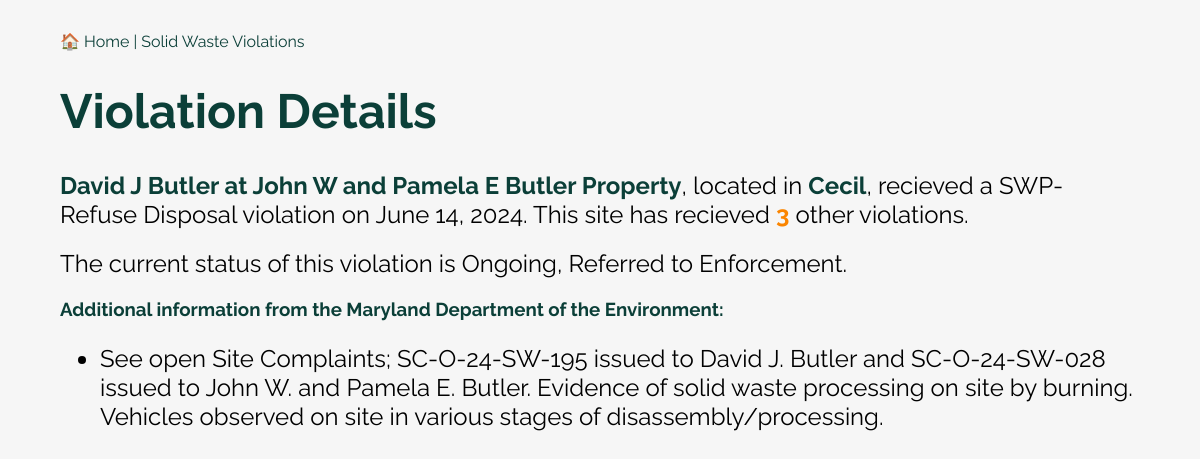
/violation/1084, run on the app's committed database.
### app.py (models this page shows)
class Violation(Model):
    site_no = CharField()
    site_name = CharField()
    street_address = CharField()
    city_state_zip = CharField()
    county = CharField()
    media = CharField()
    violation_date = DateTimeField()
    status = CharField()
    resolved_date = DateTimeField()
    violation = CharField()
    id = CharField(primary_key=True, unique=True)
    @property
    def county_obj(self):
        return County.get(County.county == self.county)
    class Meta:
        table_name = "violations"
        database = db

### app.py (the view)
@app.route("/violation/<id>")
def detail(id):
    template = 'detail.html'
    violation = Violation.get(Violation.id == id)
    if violation.violation_date:
        date_start = datetime.strptime(violation.violation_date, "%Y/%m/%d").strftime('%B %d, %Y')
    else:
        date_start = 'Unknown'
    other_violation_count = Violation.select().where(Violation.site_no == violation.site_no).count() - 1
    return render_template('detail.html',
                           street_address=violation.street_address,
                           county=violation.county,
                           site_name=violation.site_name,
                           date_start=date_start,
                           violation_type=violation.media,
                           violation=violation,
                           other_violation_count=other_violation_count)

### templates/detail.html (shortened to what this page needs)
<!doctype html>
<html>
  <head>
    <link rel="stylesheet" href="{{ url_for('static', filename='style.css') }}">
  </head>
  <body>
      <div class="jumbotron">
        <div class="container">
          <nav class="navbar navbar-expand-lg navbar-dark bg-dark">
            <a class="navbar-brand" href="/">&#127968 Home | Solid Waste Violations</a>
          </nav>
          <h1>Violation Details</h1>
          <h2 class="display-4"><b><a href="{{ url_for('site', site_no=violation.site_no) }}">{{ site_name }}</a></b>, located in <b><a href="{{ url_for('county', slug=violation.county_obj.slug) }}">{{ county }}</a></b>, recieved a {{ violation_type }} violation on {{ date_start }}. This site has recieved <div class="total">{{ other_violation_count }}</div> other violations.</h1>
          <h2>The current status of this violation is {{ violation.status }}.</h2>
          <h3>Additional information from the Maryland Department of the Environment:</h3>
          <h2>
            <ul>
            <li>{{ violation.violation }}</li></ul></h2>
          <br>
          <br>
        </div>
      </div>
  </body>
</html>

### static/style.css (style rules this page uses)
.container { width: 90%; margin: auto; overflow-x: auto; }
body { margin: 0 auto; padding: 0; font-family: 'Raleway', sans-serif; background-color: #F6F6F6; max-width: 1200px; margin-top: 2em; margin-bottom: 1em; }
h1 { color: #0B3F38; font-size: 3em; }
h3 { color: #0B3F38; }
b { color: #0B3F38; }
.total { font-weight: bold; color: #fb8500; display: inline; }
a { text-decoration: none; color: #0B3F38; }
h1 { font-size: 3em; }
h2 { font-weight: normal; }

### data on the page
Violation: site_name "David J Butler at John W and Pamela E Butler Property", county "Cecil", media "SWP-Refuse Disposal", status "Ongoing, Referred to Enforcement", violation "See open Site Complaints; SC-O-24-SW-195 issued to David J. Butler and SC-O-24-SW-028 issued to John W. and Pamela E. Butler. Evidence of solid waste processing on site by burning. Vehicles observed on site in various stages of disassembly/processing."

### other printed values
{{ date_start }} "June 14, 2024"
{{ other_violation_count }} "3"
